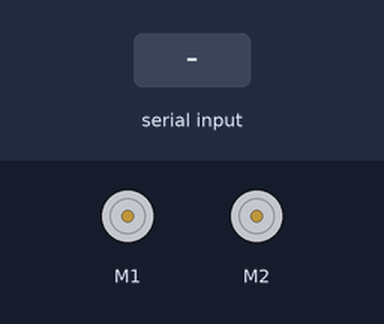
The sketch below on a simulated Arduino Uno, built with avr-gcc and run on an emulated ATmega328P. On the bench: 2 × DC motor (green arrow = forward, orange = backward, longer = faster). The inputs (shaded band) are chosen by the test bench.

Above: at 1.2 s.
1.3 s: "2\n" received over the second serial link
At 2.4 s:
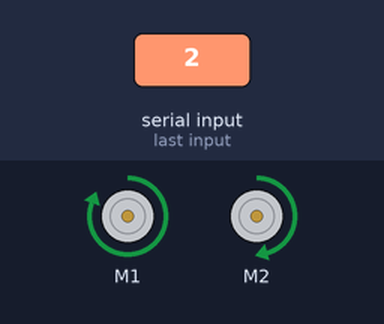
2.8 s: "1\n" received over the second serial link
At 3.5 s:
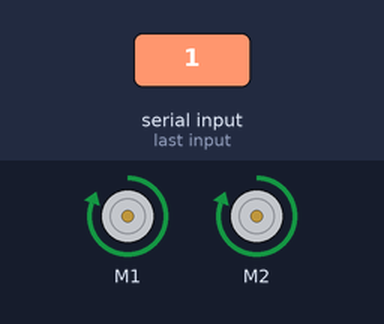
4.3 s: "8\n" received over the second serial link
At 4.7 s:
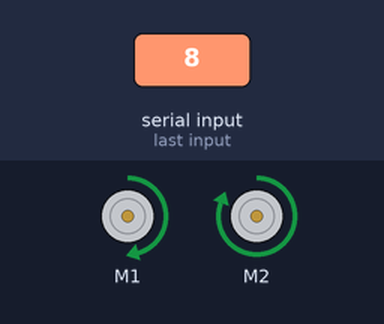
5.8 s: "3\n" received over the second serial link
At 7.0 s:
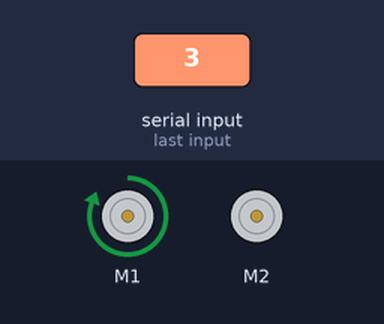
7.3 s: "0\n" received over the second serial link
At 8.1 s:
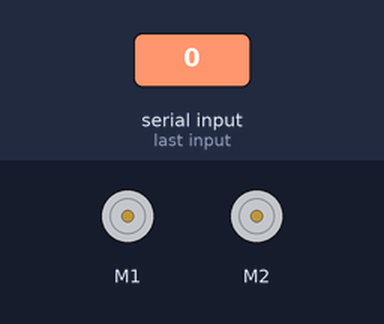
8.8 s: "7\n" received over the second serial link
At 9.3 s:
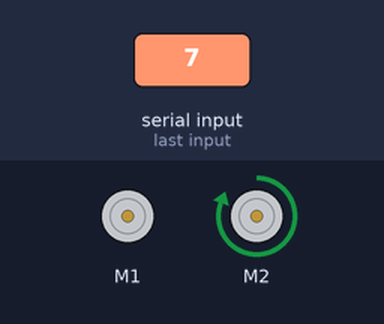
Timing chart, 0 to 11.3 s (numbered marks = the images above; inputs shaded):
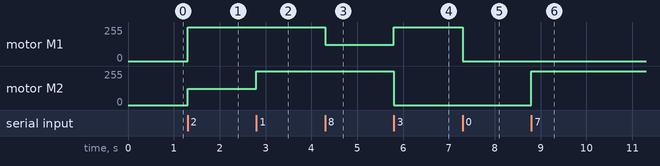

Measured:
- after the input at 1.3 s, motor M1: stopped → forward 255/255 at once; motor M2: stopped → forward 122/255 at once
- after the input at 2.8 s, motor M2: forward 122/255 → forward 255/255 at once
- after the input at 4.3 s, motor M1: forward 255/255 → forward 122/255 at once
- after the input at 5.8 s, motor M1: forward 122/255 → forward 255/255 at once; motor M2: forward 255/255 → stopped at once
- after the input at 7.3 s, motor M1: forward 255/255 → stopped at once
- after the input at 8.8 s, motor M2: stopped → forward 255/255 at once

The sketch:

ScaryVehicle.ino
```cpp
#include <SoftwareSerial.h>
#include <AFMotor.h>
AF_DCMotor motor1(1); //오른쪽 모터             // 1: M1에 연결,  2: M2에 연결
AF_DCMotor motor2(2); //왼쪽 모터

#define BlueTx 0   //Tx (보내는핀 설정)
#define BlueRx 1   //Rx (받는핀 설정)
#define TriggerPin 8
#define EchoPin 9
long Duration = 0;
int cnt = 0;
bool FinishFlag = false;
SoftwareSerial btSerial(BlueTx, BlueRx);

byte buffer[1024]; // 데이터를 수신 받을 버퍼
int bufferPosition;

void setup()
{
  pinMode(TriggerPin, OUTPUT); // Trigger is an output pin
  pinMode(EchoPin, INPUT); // Echo is an input pin
  Serial.begin(9600); // Serial Output
  btSerial.begin(9600); //블루투스 시리얼
  bufferPosition = 0;
}

void loop()
{
  /*digitalWrite(TriggerPin, LOW);
  delayMicroseconds(2);
  digitalWrite(TriggerPin, HIGH); // Trigger pin to HIGH
  delayMicroseconds(10); // 10us high
  digitalWrite(TriggerPin, LOW); // Trigger pin to HIGH
  Duration = pulseIn(EchoPin, HIGH); // Waits for the echo pin to get high
  // returns the Duration in microseconds

  long Distance_mm = Distance(Duration); // Use function to calculate the distance
  */
   if (btSerial.available()>0)
   {
      byte command = btSerial.read();
      //Serial.write(command);
      //buffer[bufferPosition++] = command;
      //Stop();
      switch (command)
      {
      case '2':
         forward_left();
         //Serial.println("Forward Left");
         break;
      case '1':
         forward();
         //Serial.println("Forward");
         break;
      case '8':
         forward_right();
         //Serial.println("Forward right");
         break;
      case '3':
         left();
         //Serial.println("Left");
         break;
      case '0':
         Stop();
         //Serial.println("Stop");
         break;
      case '7':
         right();
         //Serial.println("Right");
         break;
      case '4':
         back_left();
         //Serial.println("Back Left");
         break;
      case '5':
         back();
         //Serial.println("Back");
         break;
      case '6':
         back_right();
         //Serial.println("Back Right");
         break;
      }
      if(command == '\n'){ // 문자열 종료 표시
      buffer[bufferPosition] = '\0';
      bufferPosition = 0;
      }
  }
}


void forward()
{
   motor1.setSpeed(255); //Define maximum velocity
   motor1.run(FORWARD); //rotate the motor clockwise
   motor2.setSpeed(255); //Define maximum velocity
   motor2.run(FORWARD); //rotate the motor clockwise
}

void forward_left()
{
   motor1.setSpeed(255); //Define maximum velocity
   motor1.run(FORWARD); //rotate the motor clockwise
   motor2.setSpeed(122); //Define maximum velocity
   motor2.run(FORWARD); //rotate the motor clockwise
}

void forward_right()
{
   motor1.setSpeed(122); //Define maximum velocity
   motor1.run(FORWARD); //rotate the motor clockwise
   motor2.setSpeed(255); //Define maximum velocity
   motor2.run(FORWARD); //rotate the motor clockwise

}

void left()
{
   motor1.setSpeed(255); //Define maximum velocity
   motor1.run(FORWARD); //rotate the motor clockwise
   motor2.setSpeed(0);
   motor2.run(RELEASE); //turn motor2 off
}

void right()
{
   motor1.setSpeed(0);
   motor1.run(RELEASE); //turn motor1 off
   motor2.setSpeed(255); //Define maximum velocity
   motor2.run(FORWARD); //rotate the motor clockwise
}

void back()
{
   motor1.setSpeed(255);
   motor1.run(BACKWARD); //rotate the motor counterclockwise
   motor2.setSpeed(255);
   motor2.run(BACKWARD); //rotate the motor counterclockwise
}

void back_left()
{
   motor1.setSpeed(255);
   motor1.run(BACKWARD); //rotate the motor counterclockwise
   motor2.setSpeed(122);
   motor2.run(BACKWARD); //rotate the motor counterclockwise
}

void back_right()
{
   motor1.setSpeed(122);
   motor1.run(BACKWARD); //rotate the motor counterclockwise
   motor2.setSpeed(255);
   motor2.run(BACKWARD); //rotate the motor counterclockwise
}

void Stop()
{
   motor1.setSpeed(0);
   motor2.run(RELEASE); //turn motor1 off
   motor2.setSpeed(0);
   motor2.run(RELEASE); //turn motor2 off
}

long Distance(long time)
{
  // Calculates the Distance in mm
  // ((time)*(Speed of sound))/ toward and backward of object) * 10

  long DistanceCalc; // Calculation variable
  DistanceCalc = ((time / 2.9) / 2); // Actual calculation in mm
  //DistanceCalc = time / 74 / 2; // Actual calculation in inches
  return DistanceCalc; // return calculated value
}
```
